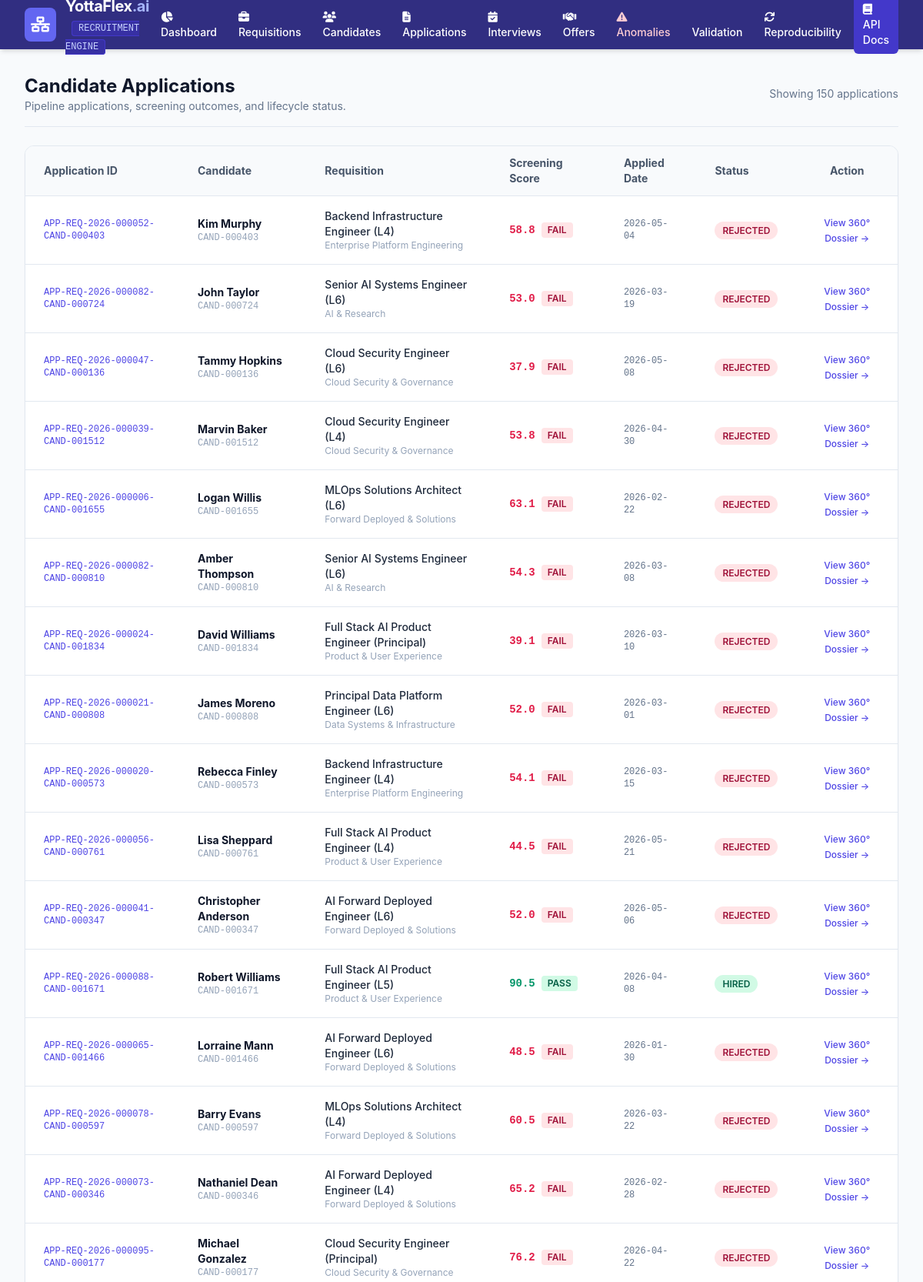
The page /ui/applications (upper part) on the database its author committed.
### app/models.py (models this page shows)
class Application(Base):
    __tablename__ = "applications"
    application_id = Column(String(96), primary_key=True)
    requisition_id = Column(String(32), ForeignKey("job_requisitions.requisition_id"), nullable=False)
    candidate_id = Column(String(32), ForeignKey("candidates.candidate_id"), nullable=False)
    applied_date = Column(String(32), nullable=False)
    status = Column(String(32), nullable=False, default="APPLIED")  # APPLIED, SCREENING, INTERVIEWING, OFFERED, HIRED, REJECTED, WITHDRAWN
    screening_score = Column(Float, nullable=False, default=0.0)
    screening_passed = Column(Boolean, nullable=False, default=False)
    rejection_reason = Column(String(256), nullable=True)
    updated_at = Column(DateTime, default=datetime.utcnow, onupdate=datetime.utcnow, nullable=False)
    requisition = relationship("JobRequisition", back_populates="applications")
    candidate = relationship("Candidate", back_populates="applications")
    interviews = relationship("Interview", back_populates="application", cascade="all, delete-orphan")
    offer = relationship("Offer", uselist=False, back_populates="application", cascade="all, delete-orphan")

class Candidate(Base):
    __tablename__ = "candidates"
    candidate_id = Column(String(32), primary_key=True)  # CAND-000001
    full_name = Column(String(128), nullable=False)
    email = Column(String(128), nullable=False, unique=True)
    phone = Column(String(32), nullable=False)
    years_of_experience = Column(Float, nullable=False)
    highest_education = Column(String(64), nullable=False)
    current_location = Column(String(128), nullable=False)
    created_at = Column(DateTime, default=datetime.utcnow, nullable=False)
    resume_artifact = relationship("ResumeArtifact", uselist=False, back_populates="candidate", cascade="all, delete-orphan")
    skills = relationship("CandidateSkill", back_populates="candidate", cascade="all, delete-orphan")
    applications = relationship("Application", back_populates="candidate")

class JobRequisition(Base):
    __tablename__ = "job_requisitions"
    requisition_id = Column(String(32), primary_key=True)  # REQ-2026-000001
    department_id = Column(String(32), ForeignKey("departments.department_id"), nullable=False)
    title = Column(String(128), nullable=False)
    role_level = Column(String(16), nullable=False)  # L4, L5, L6, Principal
    min_years_experience = Column(Integer, nullable=False)
    min_salary = Column(Float, nullable=False)
    max_salary = Column(Float, nullable=False)
    status = Column(String(32), nullable=False, default="OPEN")  # DRAFT, APPROVED, OPEN, CLOSED
    open_date = Column(String(32), nullable=False)
    close_date = Column(String(32), nullable=True)
    created_at = Column(DateTime, default=datetime.utcnow, nullable=False)
    department = relationship("Department", back_populates="requisitions")
    screening_rules = relationship("ScreeningRule", back_populates="requisition", cascade="all, delete-orphan")
    applications = relationship("Application", back_populates="requisition")

class Department(Base):
    __tablename__ = "departments"
    department_id = Column(String(32), primary_key=True)
    name = Column(String(128), nullable=False, unique=True)
    code = Column(String(16), nullable=False, unique=True)
    cost_center = Column(String(32), nullable=False)
    created_at = Column(DateTime, default=datetime.utcnow, nullable=False)
    requisitions = relationship("JobRequisition", back_populates="department")
    interviewers = relationship("Interviewer", back_populates="department")

### app/routes/ui.py (the view)
@router.get("/ui/applications", response_class=HTMLResponse)
def applications_view(request: Request, db: Session = Depends(get_db)):
    apps = db.query(Application).limit(150).all()
    return templates.TemplateResponse("applications.html", {"request": request, "applications": apps})

### app/templates/applications.html (shortened to what this page needs)
{% extends "base.html" %}
{% block content %}
<div class="space-y-6">
    <div class="flex justify-between items-center pb-4 border-b border-slate-200">
        <div>
            <h1 class="text-2xl font-bold text-slate-900">Candidate Applications</h1>
            <p class="text-sm text-slate-500">Pipeline applications, screening outcomes, and lifecycle status.</p>
        </div>
        <div class="text-sm text-slate-500">
            Showing {{ applications|length }} applications
        </div>
    </div>
    <div class="bg-white rounded-xl shadow-sm border border-slate-200 overflow-hidden">
        <table class="min-w-full divide-y divide-slate-200 text-sm">
            <thead class="bg-slate-50 font-semibold text-slate-600">
                <tr>
                    <th class="px-6 py-3 text-left">Application ID</th>
                    <th class="px-6 py-3 text-left">Candidate</th>
                    <th class="px-6 py-3 text-left">Requisition</th>
                    <th class="px-6 py-3 text-left">Screening Score</th>
                    <th class="px-6 py-3 text-left">Applied Date</th>
                    <th class="px-6 py-3 text-left">Status</th>
                    <th class="px-6 py-3 text-center">Action</th>
                </tr>
            </thead>
            <tbody class="divide-y divide-slate-200">
                {% for a in applications %}
                <tr class="hover:bg-slate-50 transition">
                    <td class="px-6 py-4 font-mono font-medium text-xs text-indigo-600">
                        {{ a.application_id }}
                    </td>
                    <td class="px-6 py-4">
                        <div class="font-bold text-slate-900">{{ a.candidate.full_name }}</div>
                        <div class="text-xs text-slate-400 font-mono">{{ a.candidate_id }}</div>
                    </td>
                    <td class="px-6 py-4">
                        <div class="font-medium text-slate-800">{{ a.requisition.title }}</div>
                        <div class="text-xs text-slate-400">{{ a.requisition.department.name }}</div>
                    </td>
                    <td class="px-6 py-4">
                        <div class="flex items-center space-x-2">
                            <span class="font-bold font-mono {% if a.screening_passed %}text-emerald-600{% else %}text-rose-600{% endif %}">
                                {{ "{:.1f}".format(a.screening_score) }}
                            </span>
                            <span class="px-2 py-0.5 rounded text-xs font-semibold
                                {% if a.screening_passed %}bg-emerald-100 text-emerald-800{% else %}bg-rose-100 text-rose-800{% endif %}">
                                {% if a.screening_passed %}PASS{% else %}FAIL{% endif %}
                            </span>
                        </div>
                    </td>
                    <td class="px-6 py-4 text-slate-500 font-mono text-xs">{{ a.applied_date }}</td>
                    <td class="px-6 py-4">
                        <span class="px-2.5 py-1 rounded-full text-xs font-semibold
                            {% if a.status == 'HIRED' %}bg-emerald-100 text-emerald-800
                            {% elif a.status == 'OFFERED' or a.status == 'INTERVIEWING' %}bg-indigo-100 text-indigo-800
                            {% elif a.status == 'REJECTED' %}bg-rose-100 text-rose-800
                            {% elif a.status == 'WITHDRAWN' %}bg-slate-100 text-slate-600
                            {% else %}bg-blue-100 text-blue-800{% endif %}">
                            {{ a.status }}
                        </span>
                    </td>
                    <td class="px-6 py-4 text-center">
                        <a href="/ui/applications/{{ a.application_id }}" class="text-indigo-600 hover:text-indigo-800 font-medium text-xs">
                            View 360&deg; Dossier &rarr;
                        </a>
                    </td>
                </tr>
                {% endfor %}
            </tbody>
        </table>
    </div>
</div>
{% endblock %}

### app/templates/base.html (style rules this page uses)
body { font-family: -apple-system, BlinkMacSystemFont, "Segoe UI", Roboto, Helvetica, Arial, sans-serif; }

### rows shown on the page
Application: application_id "APP-REQ-2026-000052-CAND-000403", candidate.full_name "Kim Murphy", candidate_id "CAND-000403", requisition "Backend Infrastructure Engineer (L4)", requisition.department.name "Enterprise Platform Engineering", screening_score "58.8", screening_passed "FAIL", applied_date "2026-05-04", status "REJECTED"
Application: application_id "APP-REQ-2026-000082-CAND-000724", candidate.full_name "John Taylor", candidate_id "CAND-000724", requisition "Senior AI Systems Engineer (L6)", requisition.department.name "AI & Research", screening_score "53.0", screening_passed "FAIL", applied_date "2026-03-19", status "REJECTED"
Application: application_id "APP-REQ-2026-000047-CAND-000136", candidate.full_name "Tammy Hopkins", candidate_id "CAND-000136", requisition "Cloud Security Engineer (L6)", requisition.department.name "Cloud Security & Governance", screening_score "37.9", screening_passed "FAIL", applied_date "2026-05-08", status "REJECTED"
Application: application_id "APP-REQ-2026-000039-CAND-001512", candidate.full_name "Marvin Baker", candidate_id "CAND-001512", requisition "Cloud Security Engineer (L4)", requisition.department.name "Cloud Security & Governance", screening_score "53.8", screening_passed "FAIL", applied_date "2026-04-30", status "REJECTED"
Application: application_id "APP-REQ-2026-000006-CAND-001655", candidate.full_name "Logan Willis", candidate_id "CAND-001655", requisition "MLOps Solutions Architect (L6)", requisition.department.name "Forward Deployed & Solutions", screening_score "63.1", screening_passed "FAIL", applied_date "2026-02-22", status "REJECTED"
Application: application_id "APP-REQ-2026-000082-CAND-000810", candidate.full_name "Amber Thompson", candidate_id "CAND-000810", requisition "Senior AI Systems Engineer (L6)", requisition.department.name "AI & Research", screening_score "54.3", screening_passed "FAIL", applied_date "2026-03-08", status "REJECTED"
Application: application_id "APP-REQ-2026-000024-CAND-001834", candidate.full_name "David Williams", candidate_id "CAND-001834", requisition "Full Stack AI Product Engineer (Principal)", requisition.department.name "Product & User Experience", screening_score "39.1", screening_passed "FAIL", applied_date "2026-03-10", status "REJECTED"
Application: application_id "APP-REQ-2026-000021-CAND-000808", candidate.full_name "James Moreno", candidate_id "CAND-000808", requisition "Principal Data Platform Engineer (L6)", requisition.department.name "Data Systems & Infrastructure", screening_score "52.0", screening_passed "FAIL", applied_date "2026-03-01", status "REJECTED"
Application: application_id "APP-REQ-2026-000020-CAND-000573", candidate.full_name "Rebecca Finley", candidate_id "CAND-000573", requisition "Backend Infrastructure Engineer (L4)", requisition.department.name "Enterprise Platform Engineering", screening_score "54.1", screening_passed "FAIL", applied_date "2026-03-15", status "REJECTED"
Application: application_id "APP-REQ-2026-000056-CAND-000761", candidate.full_name "Lisa Sheppard", candidate_id "CAND-000761", requisition "Full Stack AI Product Engineer (L4)", requisition.department.name "Product & User Experience", screening_score "44.5", screening_passed "FAIL", applied_date "2026-05-21", status "REJECTED"
Application: application_id "APP-REQ-2026-000041-CAND-000347", candidate.full_name "Christopher Anderson", candidate_id "CAND-000347", requisition "AI Forward Deployed Engineer (L6)", requisition.department.name "Forward Deployed & Solutions", screening_score "52.0", screening_passed "FAIL", applied_date "2026-05-06", status "REJECTED"
Application: application_id "APP-REQ-2026-000088-CAND-001671", candidate.full_name "Robert Williams", candidate_id "CAND-001671", requisition "Full Stack AI Product Engineer (L5)", requisition.department.name "Product & User Experience", screening_score "90.5", screening_passed "PASS", applied_date "2026-04-08", status "HIRED"
Application: application_id "APP-REQ-2026-000065-CAND-001466", candidate.full_name "Lorraine Mann", candidate_id "CAND-001466", requisition "AI Forward Deployed Engineer (L6)", requisition.department.name "Forward Deployed & Solutions", screening_score "48.5", screening_passed "FAIL", applied_date "2026-01-30", status "REJECTED"
Application: application_id "APP-REQ-2026-000078-CAND-000597", candidate.full_name "Barry Evans", candidate_id "CAND-000597", requisition "MLOps Solutions Architect (L4)", requisition.department.name "Forward Deployed & Solutions", screening_score "60.5", screening_passed "FAIL", applied_date "2026-03-22", status "REJECTED"
Application: application_id "APP-REQ-2026-000073-CAND-000346", candidate.full_name "Nathaniel Dean", candidate_id "CAND-000346", requisition "AI Forward Deployed Engineer (L4)", requisition.department.name "Forward Deployed & Solutions", screening_score "65.2", screening_passed "FAIL", applied_date "2026-02-28", status "REJECTED"
Application: application_id "APP-REQ-2026-000095-CAND-000177", candidate.full_name "Michael Gonzalez", candidate_id "CAND-000177", requisition "Cloud Security Engineer (Principal)", requisition.department.name "Cloud Security & Governance", screening_score "76.2", screening_passed "FAIL", applied_date "2026-04-22", status "REJECTED"

### other values the page prints
{{ applications|length }} "150"
